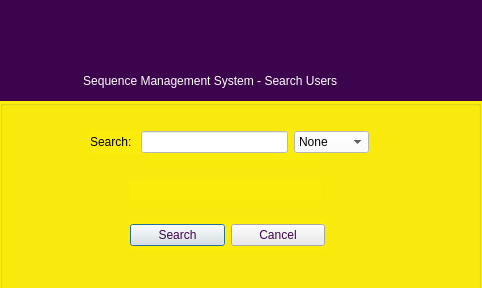
<?xml version="1.0" encoding="UTF-8"?>
<ui version="4.0">
 <class>Searchdialog</class>
 <widget class="QDialog" name="Searchdialog">
  <property name="geometry">
   <rect>
    <x>0</x>
    <y>0</y>
    <width>482</width>
    <height>288</height>
   </rect>
  </property>
  <property name="minimumSize">
   <size>
    <width>482</width>
    <height>288</height>
   </size>
  </property>
  <property name="maximumSize">
   <size>
    <width>482</width>
    <height>288</height>
   </size>
  </property>
  <property name="windowTitle">
   <string>Searchdialog</string>
  </property>
  <property name="styleSheet">
   <string notr="true">background-color: rgb(252, 236, 12);</string>
  </property>
  <widget class="QGroupBox" name="groupBox">
   <property name="geometry">
    <rect>
     <x>0</x>
     <y>100</y>
     <width>481</width>
     <height>191</height>
    </rect>
   </property>
   <property name="minimumSize">
    <size>
     <width>481</width>
     <height>191</height>
    </size>
   </property>
   <property name="maximumSize">
    <size>
     <width>481</width>
     <height>191</height>
    </size>
   </property>
   <property name="title">
    <string/>
   </property>
   <widget class="QLabel" name="resultLabel">
    <property name="geometry">
     <rect>
      <x>150</x>
      <y>40</y>
      <width>171</width>
      <height>21</height>
     </rect>
    </property>
    <property name="text">
     <string/>
    </property>
   </widget>
   <widget class="QLabel" name="resultlabel">
    <property name="geometry">
     <rect>
      <x>130</x>
      <y>80</y>
      <width>191</width>
      <height>21</height>
     </rect>
    </property>
    <property name="text">
     <string/>
    </property>
   </widget>
   <widget class="QWidget" name="layoutWidget">
    <property name="geometry">
     <rect>
      <x>90</x>
      <y>30</y>
      <width>279</width>
      <height>24</height>
     </rect>
    </property>
    <layout class="QGridLayout" name="gridLayout">
     <item row="0" column="0">
      <widget class="QLabel" name="searchLabel">
       <property name="styleSheet">
        <string notr="true"/>
       </property>
       <property name="text">
        <string>Search: </string>
       </property>
      </widget>
     </item>
     <item row="0" column="1">
      <widget class="QLineEdit" name="idLine">
       <property name="styleSheet">
        <string notr="true">background-color: rgb(255, 255, 255);</string>
       </property>
      </widget>
     </item>
     <item row="0" column="2">
      <widget class="QComboBox" name="selectionBox">
       <property name="styleSheet">
        <string notr="true">background-color: rgb(255, 255, 255);</string>
       </property>
       <item>
        <property name="text">
         <string>None</string>
        </property>
       </item>
       <item>
        <property name="text">
         <string>Student</string>
        </property>
       </item>
       <item>
        <property name="text">
         <string>Lecturer</string>
        </property>
       </item>
      </widget>
     </item>
    </layout>
   </widget>
   <widget class="QWidget" name="layoutWidget">
    <property name="geometry">
     <rect>
      <x>130</x>
      <y>120</y>
      <width>195</width>
      <height>30</height>
     </rect>
    </property>
    <layout class="QGridLayout" name="gridLayout_2">
     <item row="0" column="0">
      <widget class="QPushButton" name="searchButton">
       <property name="styleSheet">
        <string notr="true">color: rgb(60, 4, 76);
background-color: rgb(234, 234, 234);</string>
       </property>
       <property name="text">
        <string>Search</string>
       </property>
      </widget>
     </item>
     <item row="0" column="1">
      <widget class="QPushButton" name="cancelButton">
       <property name="styleSheet">
        <string notr="true">color: rgb(60, 4, 76);
background-color: rgb(234, 234, 234);</string>
       </property>
       <property name="text">
        <string>Cancel</string>
       </property>
      </widget>
     </item>
    </layout>
   </widget>
  </widget>
  <widget class="QLabel" name="label_3">
   <property name="geometry">
    <rect>
     <x>-4</x>
     <y>-4</y>
     <width>491</width>
     <height>71</height>
    </rect>
   </property>
   <property name="styleSheet">
    <string notr="true">image: url(:/Images/Images/ublogo.png);
background-color: rgb(60, 4, 76);</string>
   </property>
   <property name="text">
    <string/>
   </property>
  </widget>
  <widget class="QLabel" name="label_4">
   <property name="geometry">
    <rect>
     <x>0</x>
     <y>60</y>
     <width>491</width>
     <height>41</height>
    </rect>
   </property>
   <property name="styleSheet">
    <string notr="true">color: rgb(255, 255, 255);
background-color: rgb(60, 4, 76);</string>
   </property>
   <property name="text">
    <string>                         Sequence Management System - Search Users</string>
   </property>
  </widget>
 </widget>
 <resources/>
 <connections/>
</ui>
